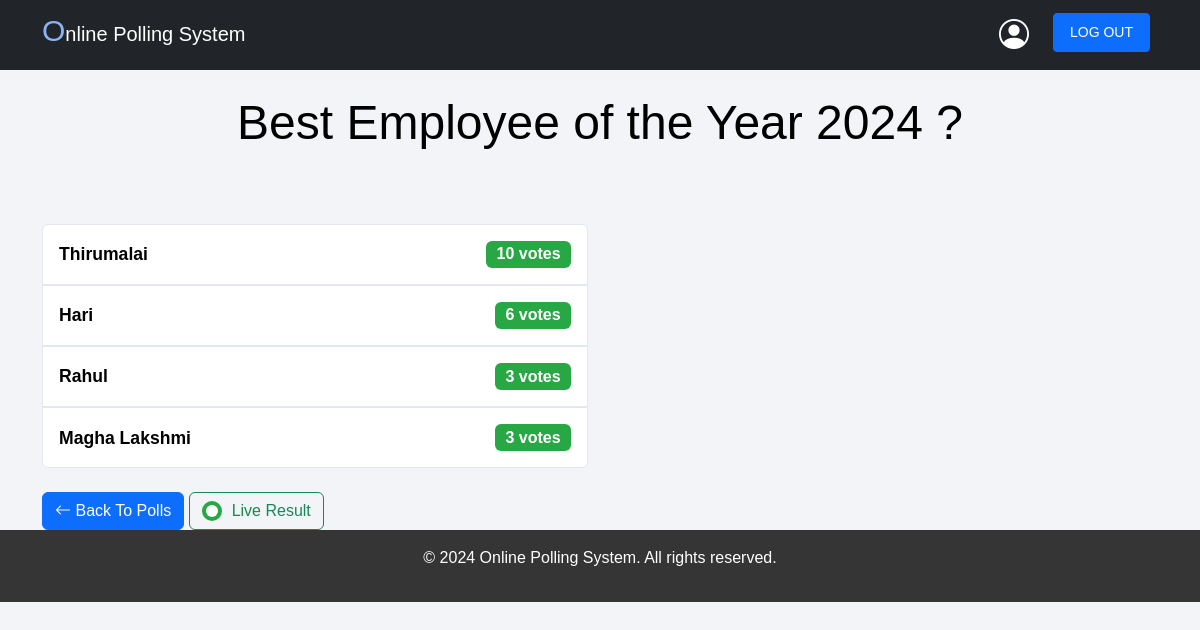
The app's page /polls/2/results/ (signed in) with its own data.
### polls/models.py (models this page shows, shortened)
class Question(models.Model):
    question_text = models.CharField(max_length=200)
    pub_date = models.DateTimeField('date published')

class Choice(models.Model):
    question = models.ForeignKey(Question, on_delete=models.CASCADE)
    choice_text = models.CharField(max_length=200)
    votes = models.IntegerField(default=0)

### polls/views.py (the view)
# urls.py: path('<int:question_id>/results/', views.results, name='results'),
@login_required
def results(request, question_id):
    question = Question.objects.filter(pk=question_id).first()
    if question is None:
        return render(request, 'polls/error.html', {'error_message': 'Question not found'}, status=404)
    user_vote = UserVote.objects.filter(user=request.user, question=question).first()
    context = {
        'question': question,
        'user_vote_count': user_vote.vote_count if user_vote else 0,
    }
    return render(request, 'polls/results.html', context)

### templates/polls/results.html (shortened to what this page needs)
{% extends 'base.html' %}
{% block content %}
<h2 class="mt-4 mb-4 text-center display-5" style="color: black;">{{ question.question_text }}</h2>
<div class="container">
    <div class="row">
        <div class="col-12 col-md-6">
            <ul class="list-group mt-5">
                {% for choice in question.choice_set.all %}
                    <li class="list-group-item d-flex justify-content-between align-items-center p-3"
                        style="border: 1px solid #E3E8F0; background-color: #ffffff;">
                        <span style="font-weight: 600; font-size: 1.1rem; color: #000000;">
                            {{ choice.choice_text }}
                        </span>
                        <span class="badge" style="background-color: #28A745; color: white; font-size: 1rem;">
                            {{ choice.votes }} vote{{ choice.votes | pluralize }}
                        </span>
                    </li>
                {% endfor %}
            </ul>
            <div class="mt-4">
                <a class="btn btn-primary" href="{% url 'polls:index' %}">
                    <i class="bi bi-arrow-left"></i> Back To Polls
                </a>
                <button class="btn btn-outline-success" style="display: inline-flex; align-items: center; pointer-events: none; cursor: default;">
                    <div style="border-radius: 50%; width: 20px; height: 20px; background-color: #28A745; margin-right: 10px; position: relative;">
                        <div style="width: 12px; height: 12px; background-color: white; border-radius: 50%; position: absolute; top: 4px; left: 4px;"></div>
                    </div>
                    Live Result
                </button>
            </div>
        </div>
        <div class="col-12 col-md-6">
        </div>
    </div>
</div>
{% endblock %}

### static/css/style.css (style rules this page uses)
body { color: rgb(2, 12, 22); }

### templates/base.html (style rules this page uses)
body { background:#F2F4F7; font-family: 'Arial', sans-serif; }
body { min-height: 100vh; margin: 0; color: #ffffff; }

### records on screen
Question: question_text "Best Employee of the Year 2024 ?"
Choice: choice_text "Thirumalai", votes "10", votes|pluralize "s"
Choice: choice_text "Hari", votes "6", votes|pluralize "s"
Choice: choice_text "Rahul", votes "3", votes|pluralize "s"
Choice: choice_text "Magha Lakshmi", votes "3", votes|pluralize "s"
